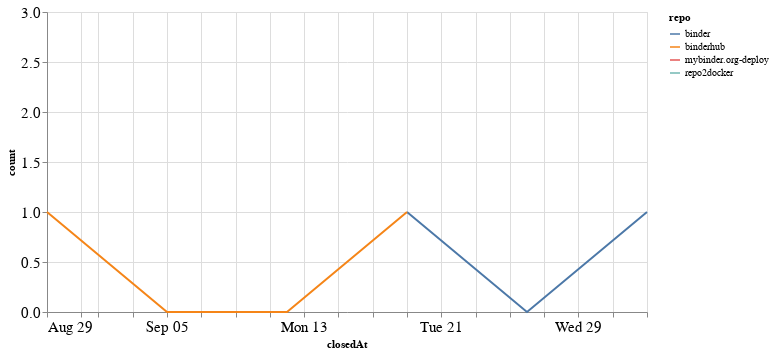

This figure's notebook cell:
### Code cell
closed_by_time = closed_by.groupby('repo').resample('W', on='closedAt').count()['author'].reset_index()
closed_by_time = closed_by_time.rename(columns={'author': 'count'})

alt.Chart(closed_by_time, width=600).mark_line().encode(
    x='closedAt',
    y='count',
    color='repo',
    tooltip="repo"
)

### Figure 1 — Vega-Lite specification as saved in the notebook (floating-point values rounded to 4 significant figures)
{"config": {"axisLeft": {"labelFontSize": 15}, "axisBottom": {"labelFontSize": 15}}, "data": {"name": "data-b642cbb00356947b7e556252a8fa4dc5"}, "mark": "line", "encoding": {"color": {"type": "nominal", "field": "repo"}, "tooltip": {"type": "nominal", "field": "repo"}, "x": {"type": "temporal", "field": "closedAt"}, "y": {"type": "quantitative", "field": "count"}}, "width": 600, "$schema": "https://vega.github.io/schema/vega-lite/v4.8.1.json", "datasets": {"data-b642cbb00356947b7e556252a8fa4dc5": [{"repo": "binder", "closedAt": "2021-09-19T00:00:00", "count": 1}, {"repo": "binder", "closedAt": "2021-09-26T00:00:00", "count": 0}, {"repo": "binder", "closedAt": "2021-10-03T00:00:00", "count": 1}, {"repo": "binderhub", "closedAt": "2021-08-29T00:00:00", "count": 1}, {"repo": "binderhub", "closedAt": "2021-09-05T00:00:00", "count": 0}, {"repo": "binderhub", "closedAt": "2021-09-12T00:00:00", "count": 0}, {"repo": "binderhub", "closedAt": "2021-09-19T00:00:00", "count": 1}, {"repo": "mybinder.org-deploy", "closedAt": "2021-09-26T00:00:00", "count": 3}, {"repo": "repo2docker", "closedAt": "2021-09-19T00:00:00", "count": 1}]}}
